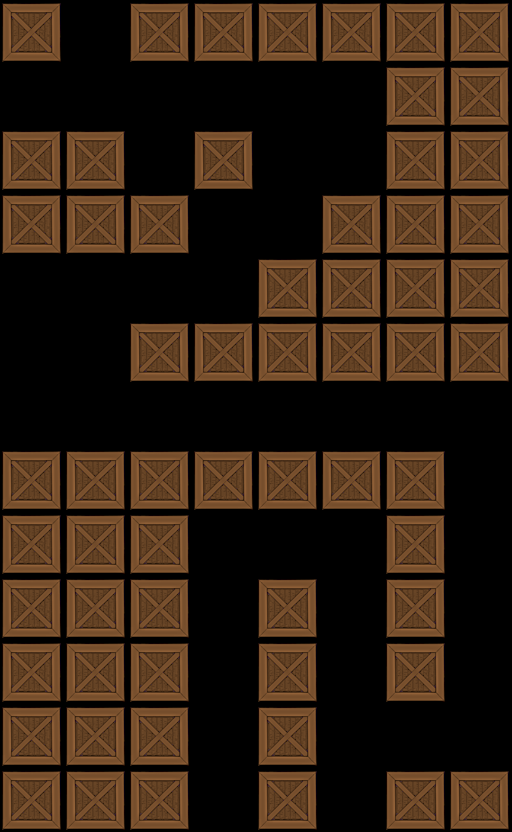

This is a level from a 2D game, rendered from its Tiled map with the project's own tilesets. A one-line summary and the map file follow, with tile-layer data summarised:
An orthogonal 8x13 tile map with 64x64 px tiles, 1 tile layer (Tile Layer 1).

<map version="1.0" orientation="orthogonal" width="8" height="13" tilewidth="64" tileheight="64">
 <tileset firstgid="1" name="crate" tilewidth="64" tileheight="64">
  <image source="../../crate.png" width="64" height="64" />
 </tileset>
 <layer name="Tile Layer 1" width="8" height="13">
  <data>[104 cells, 61 non-empty, 1 distinct tile ids]</data>
 </layer>
</map>
